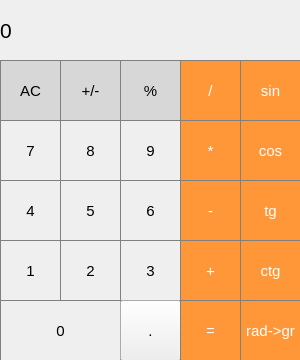
<?xml version="1.0" encoding="UTF-8"?>
<ui version="4.0">
 <class>MainWindow</class>
 <widget class="QMainWindow" name="MainWindow">
  <property name="geometry">
   <rect>
    <x>0</x>
    <y>0</y>
    <width>300</width>
    <height>360</height>
   </rect>
  </property>
  <property name="windowTitle">
   <string>MainWindow</string>
  </property>
  <widget class="QWidget" name="centralWidget">
   <widget class="QLabel" name="result_show">
    <property name="geometry">
     <rect>
      <x>0</x>
      <y>0</y>
      <width>301</width>
      <height>61</height>
     </rect>
    </property>
    <property name="font">
     <font>
      <pointsize>16</pointsize>
     </font>
    </property>
    <property name="styleSheet">
     <string notr="true">QLabel {
  qproperty-alignment: 'AlignVCenter | AlignRight';
  border: 1px solid gray;
}

background-color : white;</string>
    </property>
    <property name="text">
     <string>0</string>
    </property>
   </widget>
   <widget class="QPushButton" name="pushButton_7">
    <property name="geometry">
     <rect>
      <x>0</x>
      <y>120</y>
      <width>61</width>
      <height>61</height>
     </rect>
    </property>
    <property name="font">
     <font>
      <pointsize>11</pointsize>
     </font>
    </property>
    <property name="styleSheet">
     <string notr="true">QPushButton {
   border: 1px solid gray;
}
QPushButton:pressed {
    background-color: qlineargradient(x1: 0, y1: 0, x2: 0, y2: 1,
                                      stop: 0 #dadbde, stop: 1 #f6f7fa);
}</string>
    </property>
    <property name="text">
     <string>7</string>
    </property>
   </widget>
   <widget class="QPushButton" name="pushButton_8">
    <property name="geometry">
     <rect>
      <x>60</x>
      <y>120</y>
      <width>61</width>
      <height>61</height>
     </rect>
    </property>
    <property name="font">
     <font>
      <pointsize>11</pointsize>
     </font>
    </property>
    <property name="styleSheet">
     <string notr="true">QPushButton {
   border: 1px solid gray;
}
QPushButton:pressed {
    background-color: qlineargradient(x1: 0, y1: 0, x2: 0, y2: 1,
                                      stop: 0 #dadbde, stop: 1 #f6f7fa);
}</string>
    </property>
    <property name="text">
     <string>8</string>
    </property>
   </widget>
   <widget class="QPushButton" name="pushButton_9">
    <property name="geometry">
     <rect>
      <x>120</x>
      <y>120</y>
      <width>61</width>
      <height>61</height>
     </rect>
    </property>
    <property name="font">
     <font>
      <pointsize>11</pointsize>
     </font>
    </property>
    <property name="styleSheet">
     <string notr="true">QPushButton {
   border: 1px solid gray;
}
QPushButton:pressed {
    background-color: qlineargradient(x1: 0, y1: 0, x2: 0, y2: 1,
                                      stop: 0 #dadbde, stop: 1 #f6f7fa);
}</string>
    </property>
    <property name="text">
     <string>9</string>
    </property>
   </widget>
   <widget class="QPushButton" name="pushButton_4">
    <property name="geometry">
     <rect>
      <x>0</x>
      <y>180</y>
      <width>61</width>
      <height>61</height>
     </rect>
    </property>
    <property name="font">
     <font>
      <pointsize>11</pointsize>
     </font>
    </property>
    <property name="styleSheet">
     <string notr="true">QPushButton {
   border: 1px solid gray;
}
QPushButton:pressed {
    background-color: qlineargradient(x1: 0, y1: 0, x2: 0, y2: 1,
                                      stop: 0 #dadbde, stop: 1 #f6f7fa);
}</string>
    </property>
    <property name="text">
     <string>4</string>
    </property>
   </widget>
   <widget class="QPushButton" name="pushButton_6">
    <property name="geometry">
     <rect>
      <x>120</x>
      <y>180</y>
      <width>61</width>
      <height>61</height>
     </rect>
    </property>
    <property name="font">
     <font>
      <pointsize>11</pointsize>
     </font>
    </property>
    <property name="styleSheet">
     <string notr="true">QPushButton {
   border: 1px solid gray;
}
QPushButton:pressed {
    background-color: qlineargradient(x1: 0, y1: 0, x2: 0, y2: 1,
                                      stop: 0 #dadbde, stop: 1 #f6f7fa);
}</string>
    </property>
    <property name="text">
     <string>6</string>
    </property>
   </widget>
   <widget class="QPushButton" name="pushButton_5">
    <property name="geometry">
     <rect>
      <x>60</x>
      <y>180</y>
      <width>61</width>
      <height>61</height>
     </rect>
    </property>
    <property name="font">
     <font>
      <pointsize>11</pointsize>
     </font>
    </property>
    <property name="styleSheet">
     <string notr="true">QPushButton {
   border: 1px solid gray;
}
QPushButton:pressed {
    background-color: qlineargradient(x1: 0, y1: 0, x2: 0, y2: 1,
                                      stop: 0 #dadbde, stop: 1 #f6f7fa);
}</string>
    </property>
    <property name="text">
     <string>5</string>
    </property>
   </widget>
   <widget class="QPushButton" name="pushButton_1">
    <property name="geometry">
     <rect>
      <x>0</x>
      <y>240</y>
      <width>61</width>
      <height>61</height>
     </rect>
    </property>
    <property name="font">
     <font>
      <pointsize>11</pointsize>
     </font>
    </property>
    <property name="styleSheet">
     <string notr="true">QPushButton {
   border: 1px solid gray;
}
QPushButton:pressed {
    background-color: qlineargradient(x1: 0, y1: 0, x2: 0, y2: 1,
                                      stop: 0 #dadbde, stop: 1 #f6f7fa);
}</string>
    </property>
    <property name="text">
     <string>1</string>
    </property>
   </widget>
   <widget class="QPushButton" name="pushButton_3">
    <property name="geometry">
     <rect>
      <x>120</x>
      <y>240</y>
      <width>61</width>
      <height>61</height>
     </rect>
    </property>
    <property name="font">
     <font>
      <pointsize>11</pointsize>
     </font>
    </property>
    <property name="styleSheet">
     <string notr="true">QPushButton {
   border: 1px solid gray;
}
QPushButton:pressed {
    background-color: qlineargradient(x1: 0, y1: 0, x2: 0, y2: 1,
                                      stop: 0 #dadbde, stop: 1 #f6f7fa);
}</string>
    </property>
    <property name="text">
     <string>3</string>
    </property>
   </widget>
   <widget class="QPushButton" name="pushButton_2">
    <property name="geometry">
     <rect>
      <x>60</x>
      <y>240</y>
      <width>61</width>
      <height>61</height>
     </rect>
    </property>
    <property name="font">
     <font>
      <pointsize>11</pointsize>
     </font>
    </property>
    <property name="styleSheet">
     <string notr="true">QPushButton {
   border: 1px solid gray;
}
QPushButton:pressed {
    background-color: qlineargradient(x1: 0, y1: 0, x2: 0, y2: 1,
                                      stop: 0 #dadbde, stop: 1 #f6f7fa);
}</string>
    </property>
    <property name="text">
     <string>2</string>
    </property>
   </widget>
   <widget class="QPushButton" name="pushButton_0">
    <property name="geometry">
     <rect>
      <x>0</x>
      <y>300</y>
      <width>121</width>
      <height>61</height>
     </rect>
    </property>
    <property name="font">
     <font>
      <pointsize>11</pointsize>
     </font>
    </property>
    <property name="styleSheet">
     <string notr="true">QPushButton {
   border: 1px solid gray;
}
QPushButton:pressed {
    background-color: qlineargradient(x1: 0, y1: 0, x2: 0, y2: 1,
                                      stop: 0 #dadbde, stop: 1 #f6f7fa);
}</string>
    </property>
    <property name="text">
     <string>0</string>
    </property>
   </widget>
   <widget class="QPushButton" name="pushButton_dot">
    <property name="geometry">
     <rect>
      <x>120</x>
      <y>300</y>
      <width>61</width>
      <height>61</height>
     </rect>
    </property>
    <property name="font">
     <font>
      <pointsize>11</pointsize>
     </font>
    </property>
    <property name="text">
     <string>.</string>
    </property>
   </widget>
   <widget class="QPushButton" name="pushButton_ctg">
    <property name="geometry">
     <rect>
      <x>240</x>
      <y>240</y>
      <width>61</width>
      <height>61</height>
     </rect>
    </property>
    <property name="font">
     <font>
      <pointsize>11</pointsize>
     </font>
    </property>
    <property name="styleSheet">
     <string notr="true">QPushButton {
  background-color: rgb(255, 151, 57);
  color: white; 
  border: 1px solid gray;
}

QPushButton:pressed {
    background-color: qlineargradient(x1: 0, y1: 0, x2: 0, y2: 1,
                                      stop: 0 #FF7832, stop: 1 #FF9739);
}</string>
    </property>
    <property name="text">
     <string>ctg</string>
    </property>
   </widget>
   <widget class="QPushButton" name="pushButton_tg">
    <property name="geometry">
     <rect>
      <x>240</x>
      <y>180</y>
      <width>61</width>
      <height>61</height>
     </rect>
    </property>
    <property name="font">
     <font>
      <pointsize>11</pointsize>
     </font>
    </property>
    <property name="styleSheet">
     <string notr="true">QPushButton {
  background-color: rgb(255, 151, 57);
  color: white; 
  border: 1px solid gray;
}

QPushButton:pressed {
    background-color: qlineargradient(x1: 0, y1: 0, x2: 0, y2: 1,
                                      stop: 0 #FF7832, stop: 1 #FF9739);
}</string>
    </property>
    <property name="text">
     <string>tg</string>
    </property>
   </widget>
   <widget class="QPushButton" name="pushButton_cos">
    <property name="geometry">
     <rect>
      <x>240</x>
      <y>120</y>
      <width>61</width>
      <height>61</height>
     </rect>
    </property>
    <property name="font">
     <font>
      <pointsize>11</pointsize>
     </font>
    </property>
    <property name="styleSheet">
     <string notr="true">QPushButton {
  background-color: rgb(255, 151, 57);
  color: white; 
  border: 1px solid gray;
}

QPushButton:pressed {
    background-color: qlineargradient(x1: 0, y1: 0, x2: 0, y2: 1,
                                      stop: 0 #FF7832, stop: 1 #FF9739);
}</string>
    </property>
    <property name="text">
     <string>cos</string>
    </property>
   </widget>
   <widget class="QPushButton" name="pushButton_rad">
    <property name="geometry">
     <rect>
      <x>240</x>
      <y>300</y>
      <width>61</width>
      <height>61</height>
     </rect>
    </property>
    <property name="font">
     <font>
      <pointsize>11</pointsize>
     </font>
    </property>
    <property name="styleSheet">
     <string notr="true">QPushButton {
  background-color: rgb(255, 151, 57);
  color: white; 
  border: 1px solid gray;
}

QPushButton:pressed {
    background-color: qlineargradient(x1: 0, y1: 0, x2: 0, y2: 1,
                                      stop: 0 #FF7832, stop: 1 #FF9739);
}</string>
    </property>
    <property name="text">
     <string>rad-&gt;gr</string>
    </property>
   </widget>
   <widget class="QPushButton" name="pushButton_clear">
    <property name="geometry">
     <rect>
      <x>0</x>
      <y>60</y>
      <width>61</width>
      <height>61</height>
     </rect>
    </property>
    <property name="font">
     <font>
      <pointsize>11</pointsize>
     </font>
    </property>
    <property name="styleSheet">
     <string notr="true">QPushButton {
  background-color: rgb(215, 215, 215);
  border: 1px solid gray;
}
QPushButton:pressed {
    background-color: qlineargradient(x1: 0, y1: 0, x2: 0, y2: 1,
                                      stop: 0 #BEBEBE, stop: 1 #D7D7D7);
}</string>
    </property>
    <property name="text">
     <string>AC</string>
    </property>
   </widget>
   <widget class="QPushButton" name="pushButton_percent">
    <property name="geometry">
     <rect>
      <x>120</x>
      <y>60</y>
      <width>61</width>
      <height>61</height>
     </rect>
    </property>
    <property name="font">
     <font>
      <pointsize>11</pointsize>
     </font>
    </property>
    <property name="styleSheet">
     <string notr="true">QPushButton {
  background-color: rgb(215, 215, 215);
  border: 1px solid gray;
}
QPushButton:pressed {
    background-color: qlineargradient(x1: 0, y1: 0, x2: 0, y2: 1,
                                      stop: 0 #BEBEBE, stop: 1 #D7D7D7);
}</string>
    </property>
    <property name="text">
     <string>%</string>
    </property>
   </widget>
   <widget class="QPushButton" name="pushButton_sin">
    <property name="geometry">
     <rect>
      <x>240</x>
      <y>60</y>
      <width>61</width>
      <height>61</height>
     </rect>
    </property>
    <property name="font">
     <font>
      <pointsize>11</pointsize>
     </font>
    </property>
    <property name="styleSheet">
     <string notr="true">QPushButton {
  background-color: rgb(255, 151, 57);
  color: white; 
  border: 1px solid gray;
}

QPushButton:pressed {
    background-color: qlineargradient(x1: 0, y1: 0, x2: 0, y2: 1,
                                      stop: 0 #FF7832, stop: 1 #FF9739);
}</string>
    </property>
    <property name="text">
     <string>sin</string>
    </property>
   </widget>
   <widget class="QPushButton" name="pushButton_plus_minus">
    <property name="geometry">
     <rect>
      <x>60</x>
      <y>60</y>
      <width>61</width>
      <height>61</height>
     </rect>
    </property>
    <property name="font">
     <font>
      <pointsize>11</pointsize>
     </font>
    </property>
    <property name="styleSheet">
     <string notr="true">QPushButton {
  background-color: rgb(215, 215, 215);
  border: 1px solid gray;
}
QPushButton:pressed {
    background-color: qlineargradient(x1: 0, y1: 0, x2: 0, y2: 1,
                                      stop: 0 #BEBEBE, stop: 1 #D7D7D7);
}</string>
    </property>
    <property name="text">
     <string>+/-</string>
    </property>
   </widget>
   <widget class="QPushButton" name="pushButton_divide">
    <property name="geometry">
     <rect>
      <x>180</x>
      <y>60</y>
      <width>61</width>
      <height>61</height>
     </rect>
    </property>
    <property name="font">
     <font>
      <pointsize>11</pointsize>
     </font>
    </property>
    <property name="styleSheet">
     <string notr="true">QPushButton {
  background-color: rgb(255, 151, 57);
  color: white; 
  border: 1px solid gray;
}

QPushButton:pressed {
    background-color: qlineargradient(x1: 0, y1: 0, x2: 0, y2: 1,
                                      stop: 0 #FF7832, stop: 1 #FF9739);
}</string>
    </property>
    <property name="text">
     <string>/</string>
    </property>
   </widget>
   <widget class="QPushButton" name="pushButton_equally">
    <property name="geometry">
     <rect>
      <x>180</x>
      <y>300</y>
      <width>61</width>
      <height>61</height>
     </rect>
    </property>
    <property name="font">
     <font>
      <pointsize>11</pointsize>
     </font>
    </property>
    <property name="styleSheet">
     <string notr="true">QPushButton {
  background-color: rgb(255, 151, 57);
  color: white; 
  border: 1px solid gray;
}

QPushButton:pressed {
    background-color: qlineargradient(x1: 0, y1: 0, x2: 0, y2: 1,
                                      stop: 0 #FF7832, stop: 1 #FF9739);
}</string>
    </property>
    <property name="text">
     <string>=</string>
    </property>
   </widget>
   <widget class="QPushButton" name="pushButton_multiply">
    <property name="geometry">
     <rect>
      <x>180</x>
      <y>120</y>
      <width>61</width>
      <height>61</height>
     </rect>
    </property>
    <property name="font">
     <font>
      <pointsize>11</pointsize>
     </font>
    </property>
    <property name="styleSheet">
     <string notr="true">QPushButton {
  background-color: rgb(255, 151, 57);
  color: white; 
  border: 1px solid gray;
}

QPushButton:pressed {
    background-color: qlineargradient(x1: 0, y1: 0, x2: 0, y2: 1,
                                      stop: 0 #FF7832, stop: 1 #FF9739);
}</string>
    </property>
    <property name="text">
     <string>*</string>
    </property>
   </widget>
   <widget class="QPushButton" name="pushButton_plus">
    <property name="geometry">
     <rect>
      <x>180</x>
      <y>240</y>
      <width>61</width>
      <height>61</height>
     </rect>
    </property>
    <property name="font">
     <font>
      <pointsize>11</pointsize>
     </font>
    </property>
    <property name="styleSheet">
     <string notr="true">QPushButton {
  background-color: rgb(255, 151, 57);
  color: white; 
  border: 1px solid gray;
}

QPushButton:pressed {
    background-color: qlineargradient(x1: 0, y1: 0, x2: 0, y2: 1,
                                      stop: 0 #FF7832, stop: 1 #FF9739);
}</string>
    </property>
    <property name="text">
     <string>+</string>
    </property>
   </widget>
   <widget class="QPushButton" name="pushButton_minus">
    <property name="geometry">
     <rect>
      <x>180</x>
      <y>180</y>
      <width>61</width>
      <height>61</height>
     </rect>
    </property>
    <property name="font">
     <font>
      <pointsize>11</pointsize>
     </font>
    </property>
    <property name="styleSheet">
     <string notr="true">QPushButton {
  background-color: rgb(255, 151, 57);
  color: white; 
  border: 1px solid gray;
}

QPushButton:pressed {
    background-color: qlineargradient(x1: 0, y1: 0, x2: 0, y2: 1,
                                      stop: 0 #FF7832, stop: 1 #FF9739);
}</string>
    </property>
    <property name="text">
     <string>-</string>
    </property>
   </widget>
  </widget>
 </widget>
 <layoutdefault spacing="6" margin="11"/>
 <resources/>
 <connections/>
</ui>
